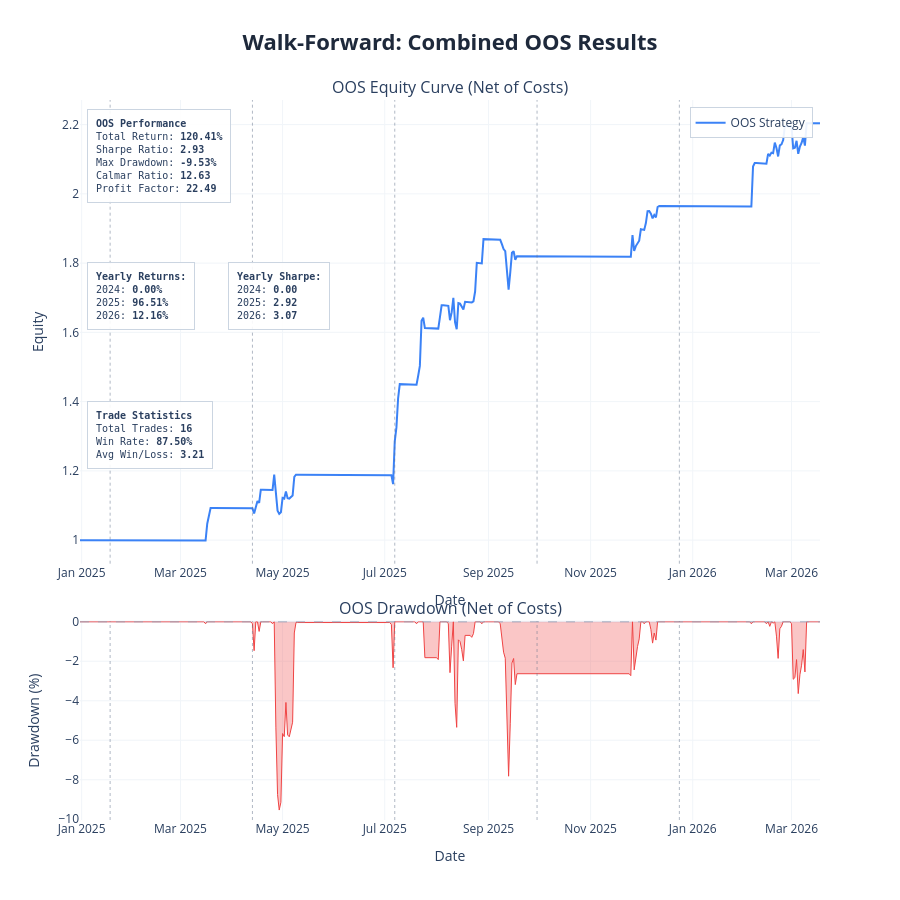

The notebook cell this image was saved under:
### Markdown cell above
---
## Backtest

| Parameter | Options | Default |
|---|---|---|
| `cost` | Cost per trade as decimal — `0.001` = 0.1% | `0.0` |
| `show_plot` | `True` / `False` | `True` |
| `save_html` | Filename string or `None` | `None` |
| `show_trades` | Overlay entry/exit markers on price chart | `False` |
| `benchmark_data` | DataFrame with `Close` column for buy & hold comparison | same asset |

### Code cell
from wf_visualizer import plot_walk_forward_results

plot_walk_forward_results(
    results        = wf_results,
    param_defs     = param_defs,
    fixed_params   = fixed_params,
    benchmark_data = None,       # pair strategies have no single B&H benchmark
    show           = True,
    save_html_dir  = None,
    show_fold_perf = False,
    show_param_evol= False,
    show_oos_equity= True,
    show_trades    = False,
)

### Figure 1 — Plotly figure (JSON) as saved in the notebook; plotly's stock layout.template omitted (floating-point values rounded to 4 significant figures; data arrays with more than 128 entries replaced by an {"elided": "..."} marker saying what was removed)
{"data": [{"hovertemplate": "<b>OOS Strategy</b><br>Date: %{x}<br>Equity: %{y:.4f}<extra></extra>", "line": {"color": "#3b82f6", "width": 2}, "mode": "lines", "name": "OOS Strategy", "type": "scatter", "x": {"elided": "443 str values"}, "xaxis": "x", "y": {"elided": "443 float values"}, "yaxis": "y"}, {"fill": "tozeroy", "fillcolor": "rgba(239, 68, 68, 0.3)", "hovertemplate": "<b>Drawdown</b><br>Date: %{x}<br>%{y:.2f}%<extra></extra>", "line": {"color": "#ef4444", "width": 1}, "mode": "lines", "name": "Drawdown", "showlegend": false, "type": "scatter", "x": {"elided": "443 str values"}, "xaxis": "x2", "y": {"elided": "443 float values"}, "yaxis": "y2"}], "layout": {"annotations": [{"font": {"size": 16}, "showarrow": false, "text": "OOS Equity Curve (Net of Costs)", "x": 0.5, "xanchor": "center", "xref": "paper", "y": 1, "yanchor": "bottom", "yref": "paper"}, {"font": {"size": 16}, "showarrow": false, "text": "OOS Drawdown (Net of Costs)", "x": 0.5, "xanchor": "center", "xref": "paper", "y": 0.276, "yanchor": "bottom", "yref": "paper"}, {"align": "left", "bgcolor": "rgba(255, 255, 255, 0.9)", "bordercolor": "#cbd5e1", "borderpad": 8, "borderwidth": 1, "font": {"family": "monospace", "size": 10}, "showarrow": false, "text": "<b>OOS Performance</b><br>Total Return: <b>120.41%</b><br>Sharpe Ratio: <b>2.93</b><br>Max Drawdown: <b>-9.53%</b><br>Calmar Ratio: <b>12.63</b><br>Profit Factor: <b>22.49</b>", "x": 0.01, "xanchor": "left", "xref": "x domain", "y": 0.98, "yanchor": "top", "yref": "y domain"}, {"align": "left", "bgcolor": "rgba(255, 255, 255, 0.9)", "bordercolor": "#cbd5e1", "borderpad": 8, "borderwidth": 1, "font": {"family": "monospace", "size": 10}, "showarrow": false, "text": "<b>Yearly Returns:</b><br>2024: <b>0.00%</b><br>2025: <b>96.51%</b><br>2026: <b>12.16%</b><br>", "x": 0.01, "xanchor": "left", "xref": "x domain", "y": 0.65, "yanchor": "top", "yref": "y domain"}, {"align": "left", "bgcolor": "rgba(255, 255, 255, 0.9)", "bordercolor": "#cbd5e1", "borderpad": 8, "borderwidth": 1, "font": {"family": "monospace", "size": 10}, "showarrow": false, "text": "<b>Yearly Sharpe:</b><br>2024: <b>0.00</b><br>2025: <b>2.92</b><br>2026: <b>3.07</b><br>", "x": 0.2, "xanchor": "left", "xref": "x domain", "y": 0.65, "yanchor": "top", "yref": "y domain"}, {"align": "left", "bgcolor": "rgba(255, 255, 255, 0.9)", "bordercolor": "#cbd5e1", "borderpad": 8, "borderwidth": 1, "font": {"family": "monospace", "size": 10}, "showarrow": false, "text": "<b>Trade Statistics</b><br>Total Trades: <b>16</b><br>Win Rate: <b>87.50%</b><br>Avg Win/Loss: <b>3.21</b>", "x": 0.01, "xanchor": "left", "xref": "x domain", "y": 0.35, "yanchor": "top", "yref": "y domain"}], "height": 900, "hovermode": "x unified", "legend": {"bgcolor": "rgba(255, 255, 255, 0.9)", "bordercolor": "#cbd5e1", "borderwidth": 1, "x": 0.99, "xanchor": "right", "y": 0.99, "yanchor": "top"}, "shapes": [{"line": {"color": "#94a3b8", "dash": "dash", "width": 1}, "type": "line", "x0": 0, "x1": 1, "xref": "x2 domain", "y0": 0, "y1": 0, "yref": "y2"}, {"line": {"color": "rgba(100,116,139,0.5)", "dash": "dot", "width": 1}, "type": "line", "x0": "2025-01-18 00:00:00", "x1": "2025-01-18 00:00:00", "xref": "x", "y0": 0, "y1": 1, "yref": "y domain"}, {"line": {"color": "rgba(100,116,139,0.5)", "dash": "dot", "width": 1}, "type": "line", "x0": "2025-01-18 00:00:00", "x1": "2025-01-18 00:00:00", "xref": "x2", "y0": 0, "y1": 1, "yref": "y2 domain"}, {"line": {"color": "rgba(100,116,139,0.5)", "dash": "dot", "width": 1}, "type": "line", "x0": "2025-04-13 00:00:00", "x1": "2025-04-13 00:00:00", "xref": "x", "y0": 0, "y1": 1, "yref": "y domain"}, {"line": {"color": "rgba(100,116,139,0.5)", "dash": "dot", "width": 1}, "type": "line", "x0": "2025-04-13 00:00:00", "x1": "2025-04-13 00:00:00", "xref": "x2", "y0": 0, "y1": 1, "yref": "y2 domain"}, {"line": {"color": "rgba(100,116,139,0.5)", "dash": "dot", "width": 1}, "type": "line", "x0": "2025-07-07 00:00:00", "x1": "2025-07-07 00:00:00", "xref": "x", "y0": 0, "y1": 1, "yref": "y domain"}, {"line": {"color": "rgba(100,116,139,0.5)", "dash": "dot", "width": 1}, "type": "line", "x0": "2025-07-07 00:00:00", "x1": "2025-07-07 00:00:00", "xref": "x2", "y0": 0, "y1": 1, "yref": "y2 domain"}, {"line": {"color": "rgba(100,116,139,0.5)", "dash": "dot", "width": 1}, "type": "line", "x0": "2025-09-30 00:00:00", "x1": "2025-09-30 00:00:00", "xref": "x", "y0": 0, "y1": 1, "yref": "y domain"}, {"line": {"color": "rgba(100,116,139,0.5)", "dash": "dot", "width": 1}, "type": "line", "x0": "2025-09-30 00:00:00", "x1": "2025-09-30 00:00:00", "xref": "x2", "y0": 0, "y1": 1, "yref": "y2 domain"}, {"line": {"color": "rgba(100,116,139,0.5)", "dash": "dot", "width": 1}, "type": "line", "x0": "2025-12-24 00:00:00", "x1": "2025-12-24 00:00:00", "xref": "x", "y0": 0, "y1": 1, "yref": "y domain"}, {"line": {"color": "rgba(100,116,139,0.5)", "dash": "dot", "width": 1}, "type": "line", "x0": "2025-12-24 00:00:00", "x1": "2025-12-24 00:00:00", "xref": "x2", "y0": 0, "y1": 1, "yref": "y2 domain"}], "showlegend": true, "title": {"font": {"color": "#1E293B", "size": 22}, "text": "<b>Walk-Forward: Combined OOS Results</b>", "x": 0.5, "xanchor": "center"}, "xaxis": {"anchor": "y", "domain": [0, 1], "gridcolor": "#f1f5f9", "gridwidth": 1, "showgrid": true, "title": {"text": "Date"}}, "xaxis2": {"anchor": "y2", "domain": [0, 1], "gridcolor": "#f1f5f9", "gridwidth": 1, "showgrid": true, "title": {"text": "Date"}}, "yaxis": {"anchor": "x", "domain": [0.356, 1], "gridcolor": "#f1f5f9", "gridwidth": 1, "showgrid": true, "title": {"text": "Equity"}}, "yaxis2": {"anchor": "x2", "domain": [0, 0.276], "gridcolor": "#f1f5f9", "gridwidth": 1, "showgrid": true, "title": {"text": "Drawdown (%)"}}}}
